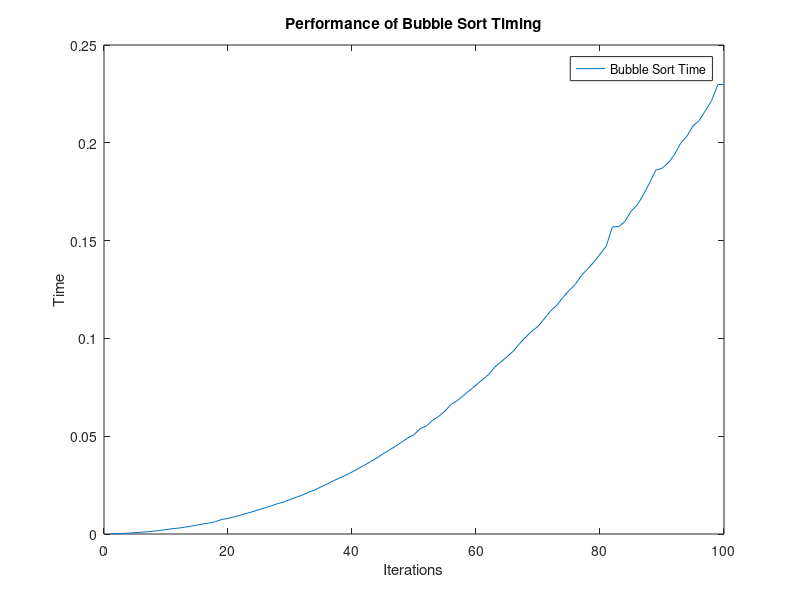

Reproduce this figure in MATLAB.
clc 
close all 
clear all

Bubble_Sort = csvread('insert_sort_performance_bubblesort_dataSetA.csv');
col1 = Bubble_Sort(:, 1);
x = 1:1:100;
plot(x, col1)
xlabel('Iterations');
ylabel('Time');
title('Performance of Bubble Sort Timing');
legend('Bubble Sort Time');